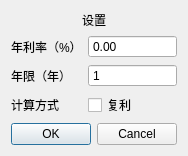
<?xml version="1.0" encoding="UTF-8"?>
<ui version="4.0">
 <class>FinancialDialog</class>
 <widget class="QDialog" name="FinancialDialog">
  <property name="geometry">
   <rect>
    <x>0</x>
    <y>0</y>
    <width>184</width>
    <height>125</height>
   </rect>
  </property>
  <property name="windowTitle">
   <string>财务参数设置</string>
  </property>
  <layout class="QVBoxLayout" name="verticalLayout">
   <item>
    <widget class="QLabel" name="titleLabel">
     <property name="text">
      <string>设置</string>
     </property>
     <property name="alignment">
      <set>Qt::AlignCenter</set>
     </property>
    </widget>
   </item>
   <item>
    <layout class="QFormLayout" name="formLayout">
     <item row="0" column="0">
      <widget class="QLabel" name="rateLabel">
       <property name="text">
        <string>年利率（%）</string>
       </property>
      </widget>
     </item>
     <item row="0" column="1">
      <widget class="QDoubleSpinBox" name="rateSpin">
       <property name="buttonSymbols">
        <enum>QAbstractSpinBox::NoButtons</enum>
       </property>
       <property name="decimals">
        <number>2</number>
       </property>
       <property name="maximum">
        <double>100.000000000000000</double>
       </property>
      </widget>
     </item>
     <item row="1" column="0">
      <widget class="QLabel" name="yearsLabel">
       <property name="text">
        <string>年限（年）</string>
       </property>
      </widget>
     </item>
     <item row="1" column="1">
      <widget class="QSpinBox" name="yearsSpin">
       <property name="buttonSymbols">
        <enum>QAbstractSpinBox::NoButtons</enum>
       </property>
       <property name="minimum">
        <number>1</number>
       </property>
       <property name="maximum">
        <number>100</number>
       </property>
      </widget>
     </item>
     <item row="2" column="0">
      <widget class="QLabel" name="typeLabel"><property name="text"><string>计算方式</string></property></widget>
     </item>
     <item row="2" column="1">
      <widget class="QCheckBox" name="compoundCheck"><property name="text"><string>复利</string></property></widget>
     </item>
    </layout>
   </item>
   <item>
    <widget class="QDialogButtonBox" name="buttonBox">
     <property name="standardButtons">
      <set>QDialogButtonBox::Cancel|QDialogButtonBox::Ok</set>
     </property>
    </widget>
   </item>
  </layout>
 </widget>
 <resources/>
 <connections/>
</ui>
